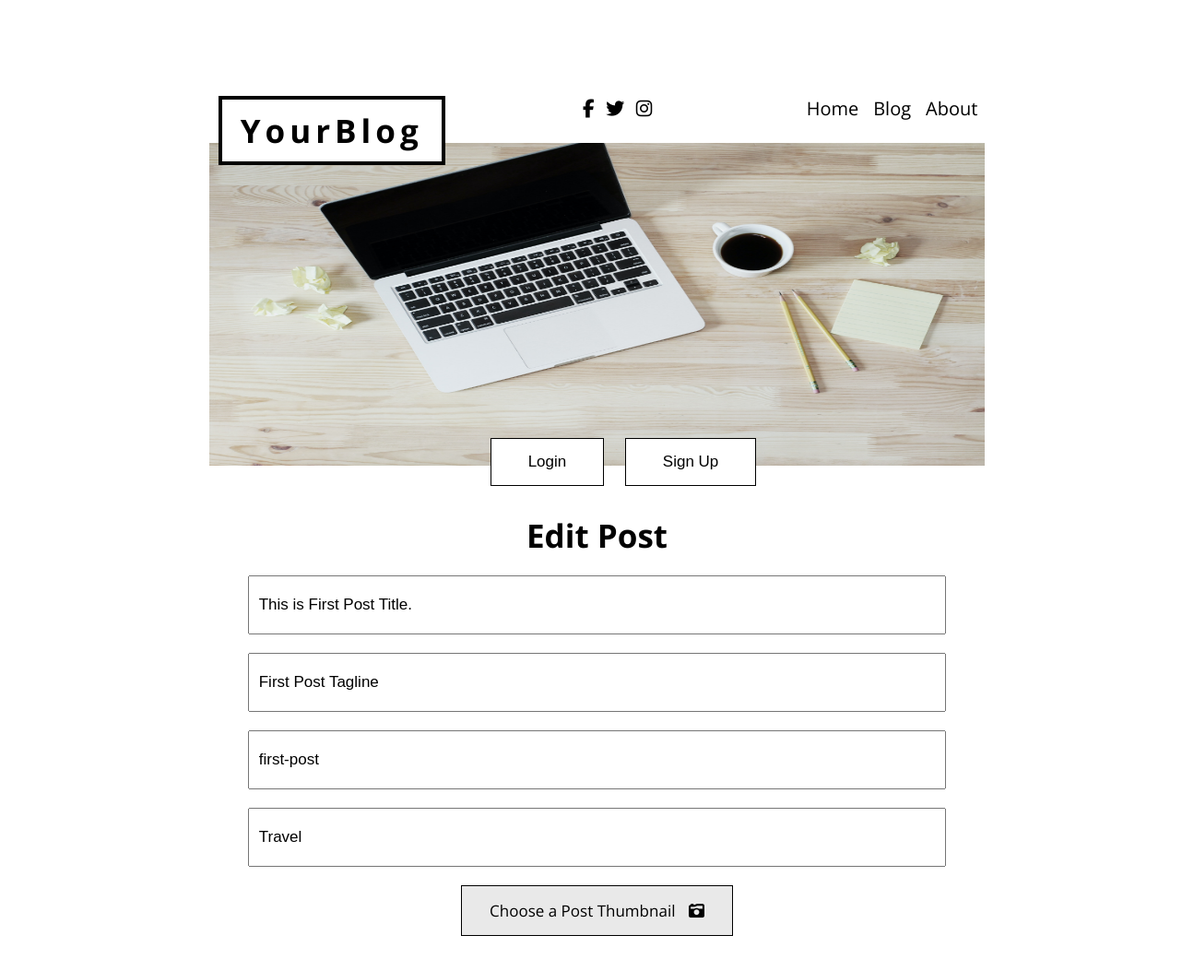
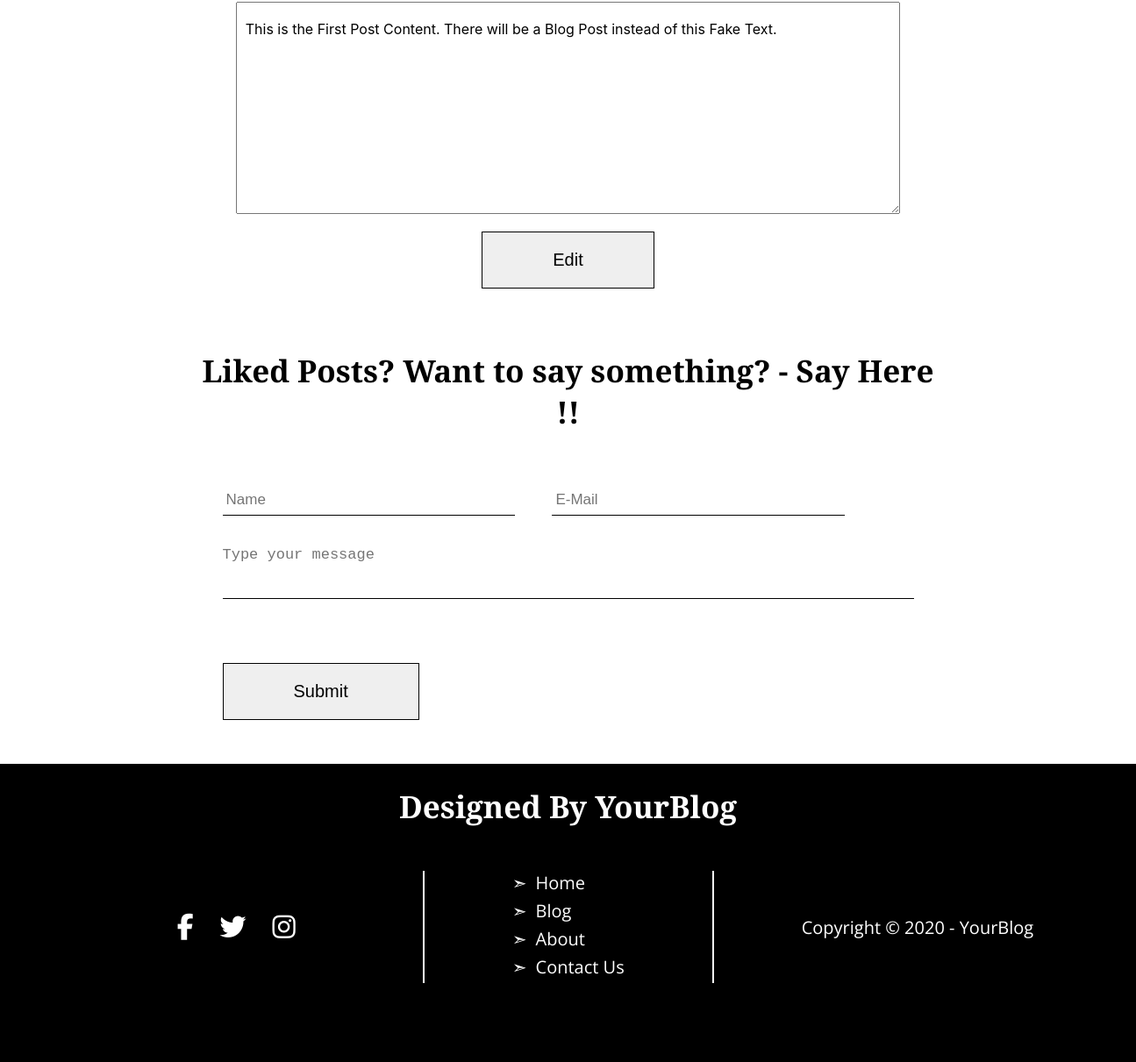
Page /editPost/9 on the committed database (2 pictures, top to bottom).
### blog/models.py (models this page shows, shortened)
class Post(models.Model):
    serial_no = models.AutoField(primary_key=True)
    title = models.CharField(max_length=120, null=False)
    tagline = models.CharField(max_length=100)
    slug = models.SlugField(max_length=50, null=False)
    author = models.CharField(max_length=50, null=False)
    category = models.CharField(max_length=20, default="", null=False)
    content = models.TextField()
    thumbnail_image = models.ImageField(upload_to = "blog", blank= True)
    timestamp = models.DateTimeField(default=now)

### home/views.py (the view)
# urls.py: path("editPost/<str:serial_no>", views.editPost, name="editPost"),
def editPost(request, serial_no):
    if request.method == "POST":
        title = request.POST.get("title")
        tagline = request.POST.get("tagline")
        post_slug = request.POST.get("slug")
        content = request.POST.get("content")
        author = request.user
        category = request.POST.get("category")
        timestamp = datetime.now()
        imageForm = ImageForm(request.POST, request.FILES)
        if serial_no == "0":
            if imageForm.is_valid():
                formImage = imageForm.cleaned_data["image"]
                new_post = Post(title=title, tagline=tagline, slug=post_slug, content=content, author=author, category=category, timestamp=timestamp, thumbnail_image=formImage)
            else:
                new_post = Post(title=title, tagline=tagline, slug=post_slug, content=content, author=author, category=category, timestamp=timestamp)
            new_post.save()
            return redirect("/dashboard")
        else:
            if imageForm.is_valid():
                formImage = imageForm.cleaned_data["image"]
                post = Post.objects.filter(serial_no= serial_no).first()
                post.thumbnail_image = formImage
            else:
                post = Post.objects.filter(serial_no= serial_no).first()
            post.title = title
            post.tagline = tagline
            post.slug = post_slug
            post.content = content
            post.category = category
            post.save()
            return redirect(f"/editPost/{serial_no}")
    else:
        imageForm = ImageForm()
    post = Post.objects.filter(serial_no= serial_no).first()
    context = {"post":post, "serial_no":serial_no, "form":imageForm}
    return render(request, "blog/editPost.html", context)

### blog/forms.py
class ImageForm(forms.Form):
    image = forms.ImageField(required=False, widget=forms.FileInput(attrs={"hidden":True}))

### templates/blog/editPost.html (shortened to what this page needs)
{% extends 'base.html' %}
{% block body %}
<div class="container">
    <h1 class="lg-heading text-center">Edit Post</h1>
    <form action="/editPost/{{serial_no}}" method="POST" enctype="multipart/form-data">{% csrf_token %}
        <div class="editForm flex-column">
        <input type="text" name="title" placeholder="Title" value="{{post.title}}">
        <input type="text" name="tagline" placeholder="Tagline" value="{{post.tagline}}">
        <input type="slug" name="slug" placeholder="Slug" value="{{post.slug}}">
        <input type="text" class="category-input" name="category" placeholder="category" value="{{post.category}}">
        <label for="id_image">Choose a Post Thumbnail <span><i class="	fas fa-camera-retro"></i></span></label>
        <textarea name="content" id="editTextarea" cols="30" rows="10" placeholder="Content">{{post.content}}</textarea>
        <div class="submit-btn">
        <button type="submit" class="btn"> Edit </button>
    </div>
    </div>
    </form>
</div>
{% endblock body %}

### static/home/css/style.css (style rules this page uses)
* { box-sizing: border-box; margin: 0; padding: 0; }
html { font-size: 62.5%; font-family: 'Open Sans', sans-serif; }
.container { max-width: 1100px; width: 65%; margin: 0 auto; }
.flex-column { display: flex; flex-direction: column; align-items: center; justify-content: center; }
.text-center { text-align: center; }
.lg-heading { font-size: 3.5rem; }
.btn { margin: 50px 0; font-size: 20px; padding: 20px 80px; text-transform: capitalize; border: 1px solid black; cursor: pointer; }
.editForm input { width: 90%; padding: 20px 10px; margin-top: 20px; outline: none; font-size: 17px; }
.editForm textarea { width: 90%; padding: 20px 10px; margin-top: 20px; outline: none; font-family: -apple-system, BlinkMacSystemFont, 'Segoe UI', Roboto, Oxygen, Ubuntu, Cantarell, 'Open Sans', 'Helvetica Neue', sans-serif; font-size: 16px; }
.editForm .submit-btn .btn { margin: 20px 0 10px 0; }
label { border: 1px solid black; background-color: rgb(233, 233, 233); font-size: 17px; padding: 15px 30px; cursor: pointer; margin-bottom: 20px; }
label i { margin-left: 10px; }
.category-input { margin-bottom: 20px; }

### rows in the picture
Post: title "This is First Post Title.", tagline "First Post Tagline", slug "first-post", category "Travel", content "This is the First Post Content. There will be a Blog Post instead of this Fake Text."
